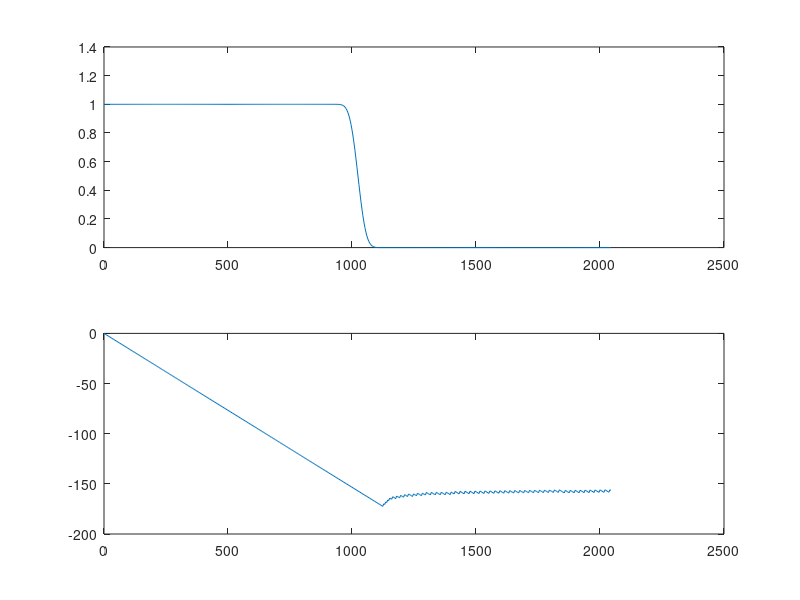

The MATLAB script that drew this image:
fs = 2048;
fn = fs/2;

% Filter design
order = 200;
fb = 0.05*fn;
b = firls(order, [0 1/2-0.05 1/2+0.05 1] , [1, 1, 0, 0]);

[h, w] = freqz(b, 1);
freq = w/pi*fs;

% Visualization
figure
subplot(2, 1, 1)
plot(freq, abs(h))
subplot(2, 1, 2)
plot(freq, unwrap(angle(h)))

hf = h(freq <= fn);
freq = freq(freq <= fn);

% save test_anti_aliasing.mat hf freq